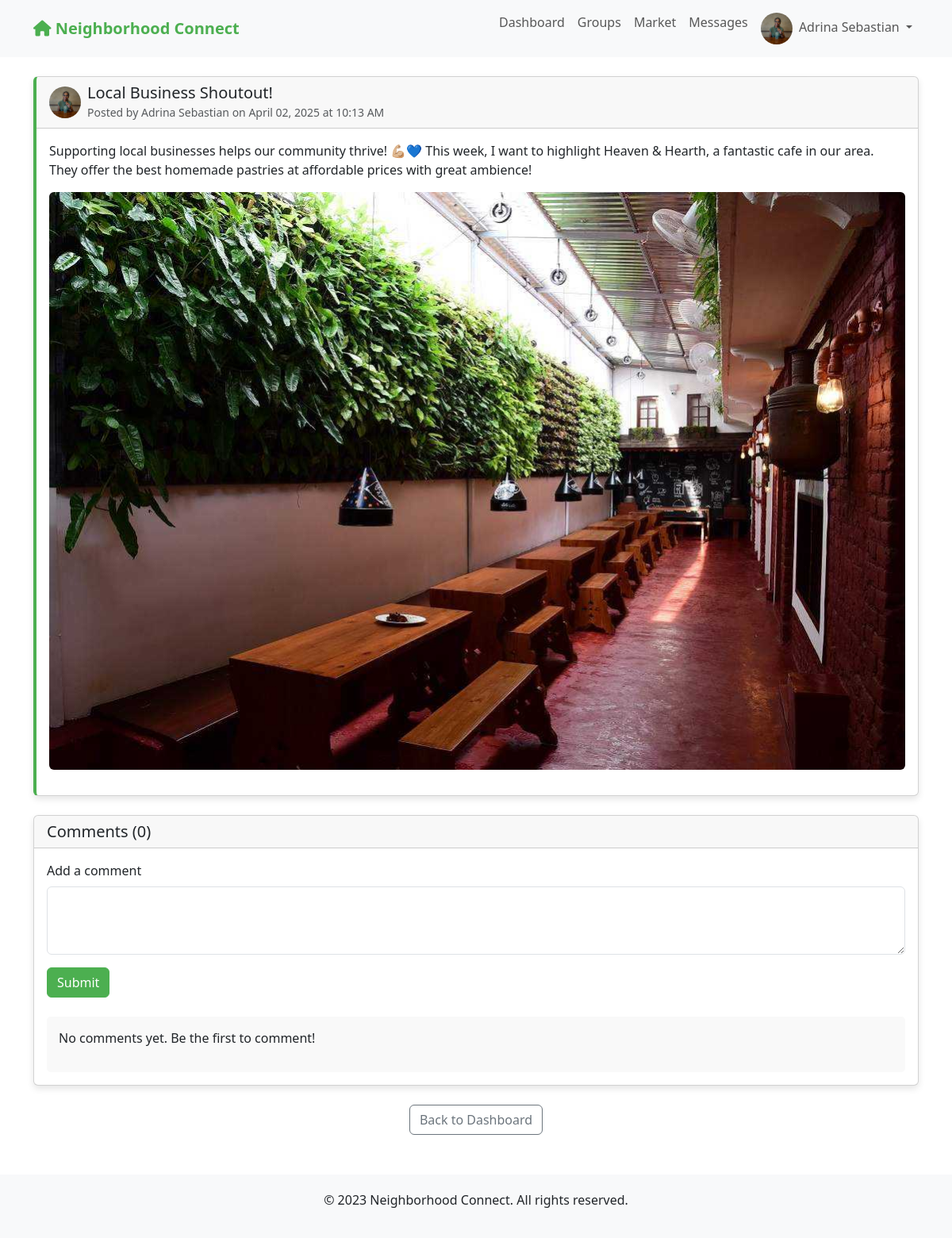
The page /post/2 (signed in) on the database as committed earlier.
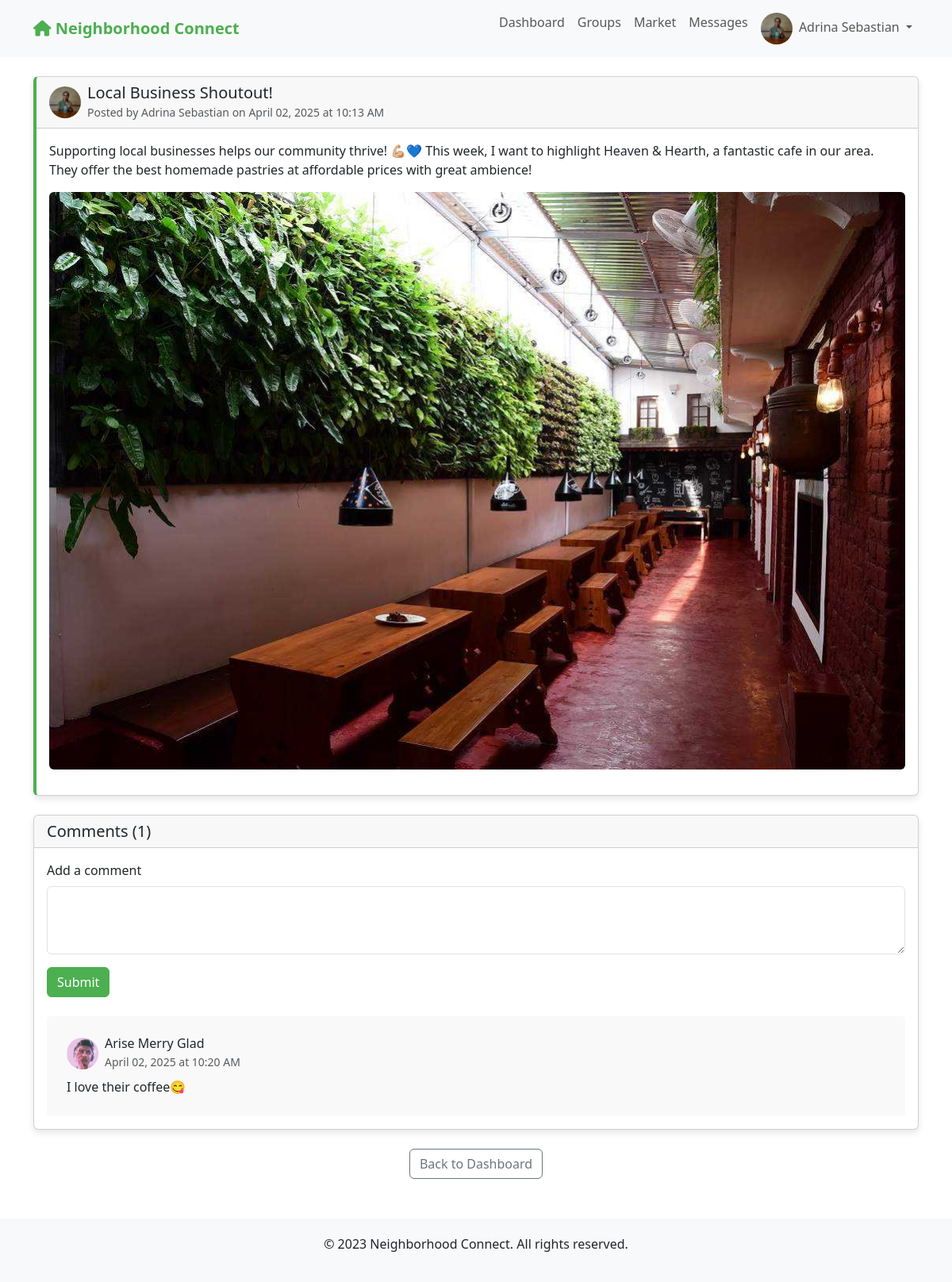
The same page on the database as committed later.
### app.py (models this page shows)
class Comment(db.Model):
    id = db.Column(db.Integer, primary_key=True)
    content = db.Column(db.Text, nullable=False)
    created_at = db.Column(db.DateTime, default=datetime.utcnow)
    user_id = db.Column(db.Integer, db.ForeignKey('user.id'), nullable=False)
    post_id = db.Column(db.Integer, db.ForeignKey('post.id'), nullable=False)

class User(UserMixin, db.Model):
    id = db.Column(db.Integer, primary_key=True)
    email = db.Column(db.String(100), unique=True, nullable=False)
    password = db.Column(db.String(200), nullable=False)
    name = db.Column(db.String(100), nullable=False)
    address = db.Column(db.String(200), nullable=False)
    neighborhood_id = db.Column(db.Integer, db.ForeignKey('neighborhood.id'), nullable=False)
    profile_pic = db.Column(db.String(200), default='default.jpg')
    created_at = db.Column(db.DateTime, default=datetime.utcnow)
    is_admin = db.Column(db.Boolean, default=False)
    posts = db.relationship('Post', backref='author', lazy=True)
    comments = db.relationship('Comment', backref='author', lazy=True)
    incidents = db.relationship('Incident', backref='reporter', lazy=True)
    group_memberships = db.relationship('GroupMember', backref='user', lazy=True)

### app.py (the view, shortened to what this page needs)
@app.route('/post/<int:post_id>')
@login_required
def view_post(post_id):
    post = Post.query.get_or_404(post_id)
    if post.neighborhood_id != current_user.neighborhood_id:
        abort(403)
    return render_template('view_post.html', post=post)

### app.py (called while the page is built)
@login_manager.user_loader
def load_user(user_id):
    return User.query.get(int(user_id))

### templates/view_post.html (shortened to what this page needs)
{% extends "base.html" %}
{% block content %}
<div class="card post-card mb-4">
    <div class="card-header d-flex justify-content-between align-items-center">
        <div class="d-flex align-items-center">
            <img src="{{ url_for('static', filename='uploads/' + post.author.profile_pic) }}" alt="Profile" class="profile-img me-2">
            <div>
                <h5 class="mb-0">{{ post.title }}</h5>
                <small class="text-muted">Posted by {{ post.author.name }} on {{ post.created_at.strftime('%B %d, %Y at %I:%M %p') }}</small>
            </div>
        </div>
    </div>
    <div class="card-body">
        <p class="card-text">{{ post.content }}</p>
        {% if post.image %}
            <img src="{{ url_for('static', filename='uploads/' + post.image) }}" alt="Post Image" class="img-fluid rounded mb-3">
        {% endif %}
    </div>
</div>
<div class="card mb-4">
    <div class="card-header">
        <h5 class="mb-0">Comments ({{ post.comments|length }})</h5>
    </div>
    <div class="card-body">
        <form method="POST" action="{{ url_for('add_comment', post_id=post.id) }}" class="mb-4">
            <div class="mb-3">
                <label for="content" class="form-label">Add a comment</label>
                <textarea class="form-control" id="content" name="content" rows="3" required></textarea>
            </div>
            <button type="submit" class="btn btn-primary">Submit</button>
        </form>
        <div class="comment-section">
            {% if post.comments %}
                {% for comment in post.comments|sort(attribute='created_at', reverse=true) %}
                    <div class="comment">
                        <div class="d-flex align-items-center mb-2">
                            <img src="{{ url_for('static', filename='uploads/' + comment.author.profile_pic) }}" alt="Profile" class="profile-img me-2">
                            <div>
                                <h6 class="mb-0">{{ comment.author.name }}</h6>
                                <small class="text-muted">{{ comment.created_at.strftime('%B %d, %Y at %I:%M %p') }}</small>
                            </div>
                        </div>
                        <p class="mb-0">{{ comment.content }}</p>
                    </div>
                {% endfor %}
            {% else %}
                <p>No comments yet. Be the first to comment!</p>
            {% endif %}
        </div>
    </div>
</div>
<div class="text-center">
    <a href="{{ url_for('dashboard') }}" class="btn btn-outline-secondary">Back to Dashboard</a>
</div>
{% endblock %}

Rows that differ between the two databases and show on the page:
added Comment: profile_pic (picture), author.name "Arise Merry Glad", created_at "April 02, 2025 at 10:20 AM", content "I love their coffee😋"
Other text that changed with them:
{{ post.comments|length }}: "0" → "1"
text no longer shown: "No comments yet. Be the first to comment!"
